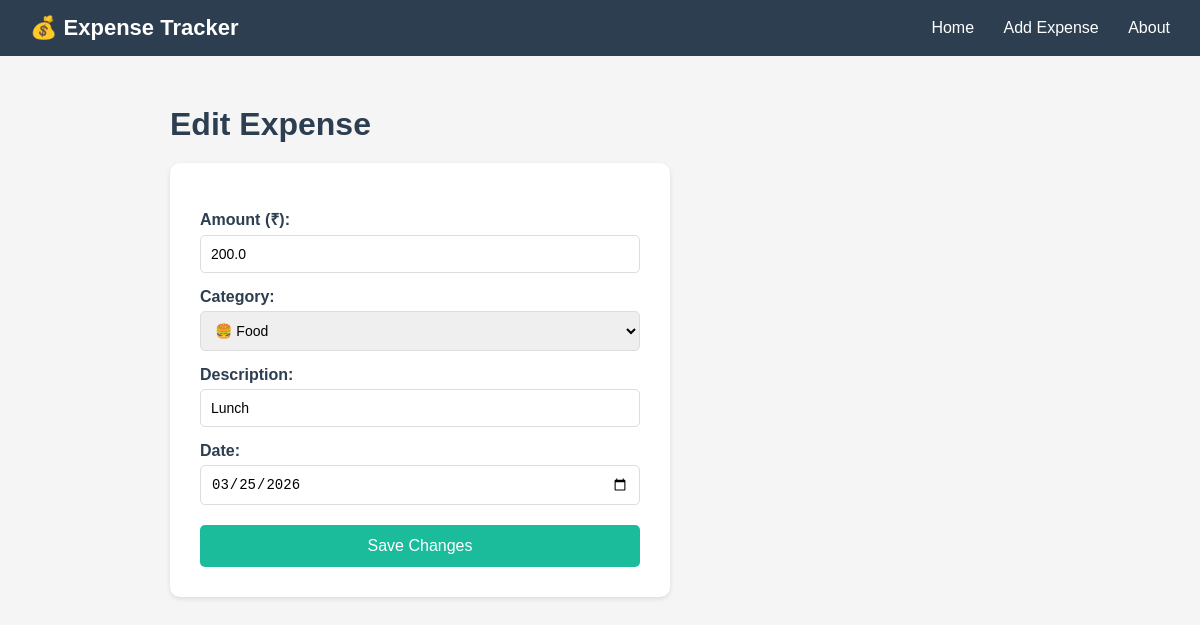
Before: /edit/2 with the older database file.
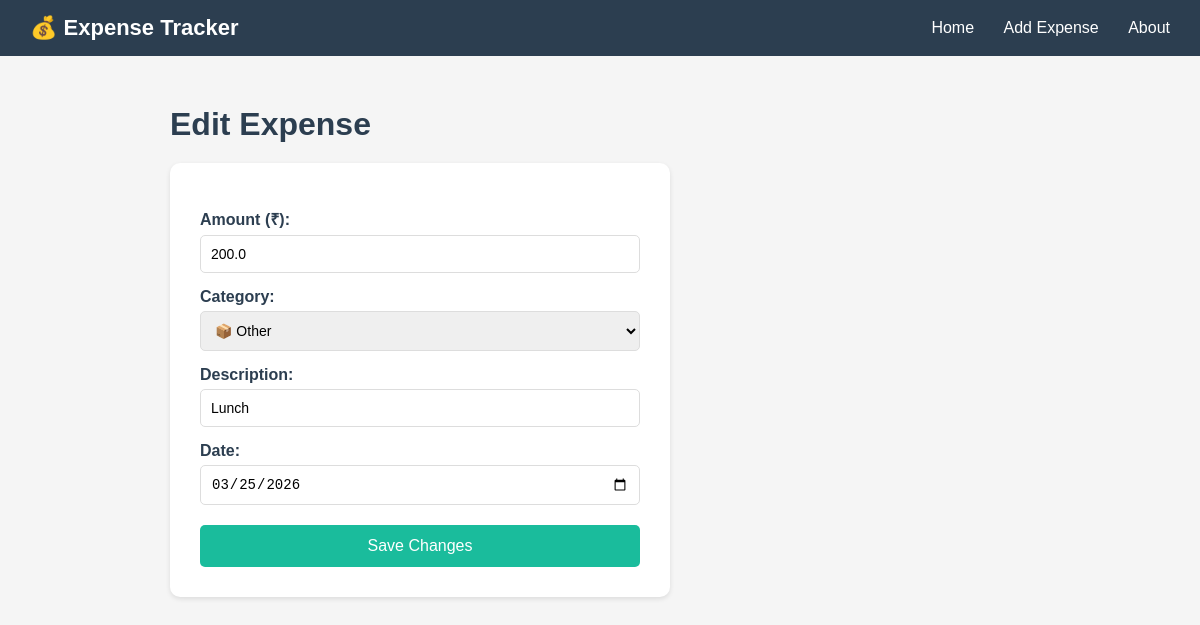
After: the same page with the newer database file.
### tables this page shows
CREATE TABLE expenses(
            id INTEGER PRIMARY KEY AUTOINCREMENT,
            amount REAL NOT NULL,
            category TEXT NOT NULL,
            description TEXT,
            date TEXT NOT NULL
        );

### app.py (the view, shortened to what this page needs)
@app.route('/edit/<int:id>', methods=['GET', 'POST'])
def edit(id):
    conn = get_db_connection()
    expense = conn.execute(
        'SELECT * FROM expenses WHERE id = ?', (id,)
    ).fetchone()
    conn.close()
    return render_template('edit.html', expense = expense)

### app.py (called while the page is built)
def get_db_connection():
    conn = sqlite3.connect('expenses.db')
    conn.row_factory = sqlite3.Row
    return conn

### templates/edit.html (shortened to what this page needs)
{% extends 'base.html' %}
{% block content %}
    <h1>Edit Expense</h1>
    <form method="POST" action="/edit/{{ expense['id'] }}">
        <label for="amount">Amount (₹):</label>
        <input type="number" id="amount" name="amount"
               value="{{ expense['amount'] }}" required>
        <label for="category">Category:</label>
        <select id="category" name="category" required>
            <option value="Food" {% if expense['category'] == 'Food' %}selected{% endif %}>🍔 Food</option>
            <option value="Other" {% if expense['category'] == 'Other' %}selected{% endif %}>📦 Other</option>
        </select>
        <label for="description">Description:</label>
        <input type="text" id="description" name="description"
               value="{{ expense['description'] }}" >
        <label for="date">Date:</label>
        <input type="date" id="date" name="date"
               value="{{ expense['date'] }}" required>
        <button type="submit">Save Changes</button>
    </form>
{% endblock %}

Changed rows visible on the page:
changed expenses "Lunch": category "🍔 Food" → "📦 Other"
